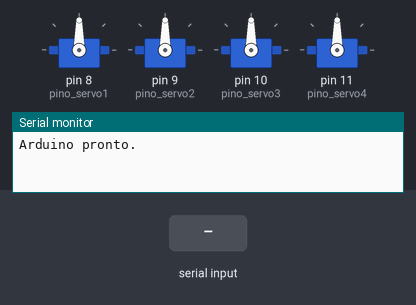
Recording of a sketch running on a simulated Arduino Uno, built with avr-gcc and run on an emulated ATmega328P. Parts: 4 × servo, the last lines printed to the serial monitor. The test bench sets the inputs (shaded band).

Above: at 1.2 s.
1.3 s: "S|45\n" received over Serial
At 1.97 s:
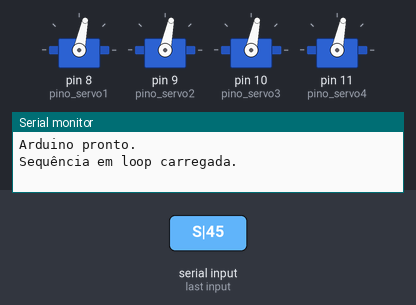
4.3 s: "P|45\n" received over Serial
At 5.5 s:
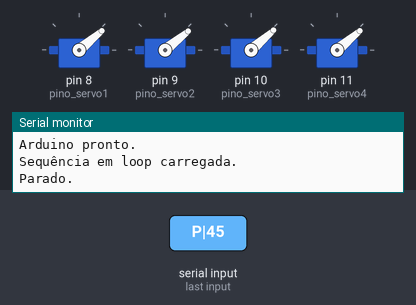
5.8 s: byte 88 ('X') received over Serial
At 8.79 s:
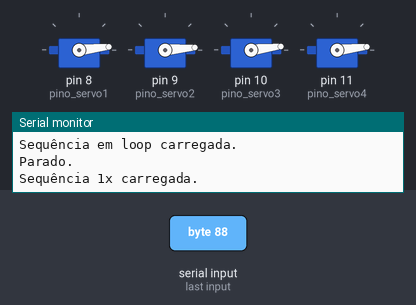
8.8 s: byte 82 ('R') received over Serial
14.8 s: "S90\n" received over Serial
At 16.61 s:
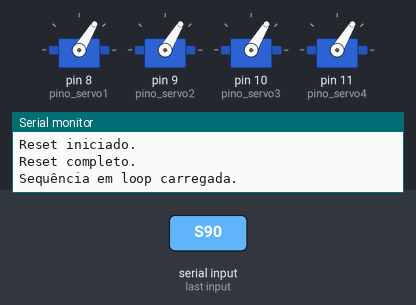
Timing chart, 0 to 18.8 s (numbered marks = the images above; inputs shaded):
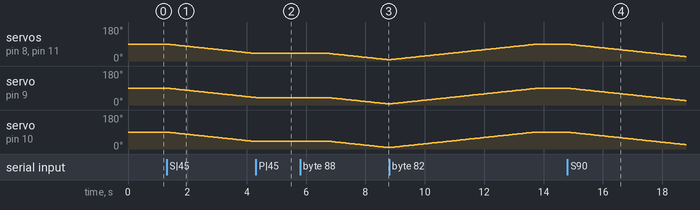

Measured:
- after the input at 1.3 s, servo on pin 8 (pino_servo1), servo on pin 9 (pino_servo2), servo on pin 10 (pino_servo3), servo on pin 11 (pino_servo4): moves from 90° to 40° over 2.9 s, starting at once
- after the input at 4.3 s, servo on pin 8 (pino_servo1), servo on pin 11 (pino_servo4): stays 40° (without the input it goes to 39° after 0.01 s); servo on pin 9 (pino_servo2): goes on until 4.3 s, then stays 39°; servo on pin 10 (pino_servo3): goes on until 4.3 s, then stays 41°
- after the input at 5.8 s, servo on pin 8 (pino_servo1), servo on pin 11 (pino_servo4): moves from 40° to 6° over 2.0 s, starting after 1.0 s; servo on pin 9 (pino_servo2): moves from 39° to 5° over 2.0 s, starting after 1.0 s; servo on pin 10 (pino_servo3): moves from 41° to 7° over 2.0 s, starting after 1.0 s
- after the input at 14.8 s, servo on pin 8 (pino_servo1), servo on pin 9 (pino_servo2), servo on pin 10 (pino_servo3), servo on pin 11 (pino_servo4): moves from 90° to 23° over 4.0 s, starting at once

The sketch:

Repy_Motion__arduino_.ino
```cpp
#include <Servo.h>

Servo servo1;
Servo servo2;
Servo servo3;
Servo servo4;

int passos = 0;
int sequencia[100][4];
bool rodando = false;
bool resetando = false;
bool manual = false;
bool modo_rodar_uma_vez = false;
int velocidade = 5;

int posicoesAtuais[4] = {90, 90, 90, 90};
int alvoAtual[4] = {90, 90, 90, 90};

const int pino_servo1 = 8;
const int pino_servo2 = 9;
const int pino_servo3 = 10;
const int pino_servo4 = 11;

void setup() {
  Serial.begin(9600);

  servo1.attach(pino_servo1);
  servo2.attach(pino_servo2);
  servo3.attach(pino_servo3);
  servo4.attach(pino_servo4);

  servo1.write(posicoesAtuais[0]);
  servo2.write(posicoesAtuais[1]);
  servo3.write(posicoesAtuais[2]);
  servo4.write(posicoesAtuais[3]);

  Serial.println("Arduino pronto.");
}

void loop() {
  if (Serial.available()) {
    char c = Serial.read();

    if (c == 'S' || c == 'X') {
      String dados = Serial.readStringUntil('\n');
      parseSequencia(dados);
      rodando = true;
      resetando = false;
      manual = false;
      modo_rodar_uma_vez = (c == 'X'); // Se recebeu X, é para rodar apenas 1x
      Serial.println(modo_rodar_uma_vez ? "Sequência 1x carregada." : "Sequência em loop carregada.");
    }
    else if (c == 'P') {
      rodando = false;
      resetando = false;
      manual = false;
      Serial.println("Parado.");
    }
    else if (c == 'R') {
      rodando = false;
      resetando = true;
      manual = false;
      Serial.println("Reset iniciado.");
    }
    else if (c == 'V') {
      String valor = Serial.readStringUntil('\n');
      int nova_velocidade = valor.toInt();
      if (nova_velocidade >= 1 && nova_velocidade <= 10) {
        velocidade = nova_velocidade;
        Serial.print("Velocidade ajustada para ");
        Serial.println(velocidade);
      }
    }
    else if (c >= '1' && c <= '8') {
      int comando = c - '0'; // Converte char para número
      rodando = false;
      resetando = false;
      manual = true;
      executarMovimentoManual(comando);
    }
    else if (c == 'G') {
      String resposta = String(posicoesAtuais[0]) + "," +
                         String(posicoesAtuais[1]) + "," +
                         String(posicoesAtuais[2]) + "," +
                         String(posicoesAtuais[3]);
      Serial.println(resposta);
    }
  }

  if (rodando) {
    executarSequenciaSuave();
  }
  if (resetando) {
    resetarPara90();
  }
}

void executarMovimentoManual(int cmd) {
  switch (cmd) {
    case 1: posicoesAtuais[0] = constrain(posicoesAtuais[0] + 1, 0, 180); break; // Base Esquerda
    case 2: posicoesAtuais[0] = constrain(posicoesAtuais[0] - 1, 0, 180); break; // Base Direita
    case 3: posicoesAtuais[1] = constrain(posicoesAtuais[1] + 1, 0, 180); break; // Braço Sobe
    case 4: posicoesAtuais[1] = constrain(posicoesAtuais[1] - 1, 0, 180); break; // Braço Desce
    case 5: posicoesAtuais[2] = constrain(posicoesAtuais[2] + 1, 0, 180); break; // Cotovelo Sobe
    case 6: posicoesAtuais[2] = constrain(posicoesAtuais[2] - 1, 0, 180); break; // Cotovelo Desce
    case 7: posicoesAtuais[3] = constrain(posicoesAtuais[3] + 1, 1, 90); break; // Garra Abre
    case 8: posicoesAtuais[3] = constrain(posicoesAtuais[3] - 1, 1, 90); break; // Garra Fecha
  }

  servo1.write(posicoesAtuais[0]);
  servo2.write(posicoesAtuais[1]);
  servo3.write(posicoesAtuais[2]);
  servo4.write(posicoesAtuais[3]);
}

void parseSequencia(String dados) {
  passos = 0;
  while (dados.length() > 0 && passos < 100) {
    int sep = dados.indexOf('|');
    String linha;
    if (sep == -1) {
      linha = dados;
      dados = "";
    } else {
      linha = dados.substring(0, sep);
      dados = dados.substring(sep + 1);
    }

    int p1 = linha.substring(0, linha.indexOf(',')).toInt();
    linha = linha.substring(linha.indexOf(',') + 1);
    int p2 = linha.substring(0, linha.indexOf(',')).toInt();
    linha = linha.substring(linha.indexOf(',') + 1);
    int p3 = linha.substring(0, linha.indexOf(',')).toInt();
    linha = linha.substring(linha.indexOf(',') + 1);
    int p4 = linha.toInt();

    sequencia[passos][0] = p1;
    sequencia[passos][1] = p2;
    sequencia[passos][2] = p3;
    sequencia[passos][3] = p4;
    passos++;
  }
}

void executarSequenciaSuave() {
  static unsigned long lastUpdate = 0;
  static int idx = 0;
  static bool alvoDefinido = false;

  unsigned long agora = millis();
  unsigned long intervalo = map(velocidade, 1, 10, 100, 10);

  if (!alvoDefinido) {
    for (int i = 0; i < 4; i++) {
      alvoAtual[i] = sequencia[idx][i];
    }
    alvoDefinido = true;
  }

  if (agora - lastUpdate >= intervalo) {
    for (int i = 0; i < 4; i++) {
      if (posicoesAtuais[i] < alvoAtual[i]) posicoesAtuais[i]++;
      else if (posicoesAtuais[i] > alvoAtual[i]) posicoesAtuais[i]--;
    }

    servo1.write(posicoesAtuais[0]);
    servo2.write(posicoesAtuais[1]);
    servo3.write(posicoesAtuais[2]);
    servo4.write(posicoesAtuais[3]);

    bool chegou = true;
    for (int i = 0; i < 4; i++) {
      if (posicoesAtuais[i] != alvoAtual[i]) chegou = false;
    }
    if (chegou) {
      idx++;
      if (idx >= passos) {
        if (modo_rodar_uma_vez) {
          rodando = false;
          idx = 0;
          Serial.println("Sequência 1x concluída.");
        } else {
          idx = 0;
        }
      }
      alvoDefinido = false;
    }
    lastUpdate = agora;
  }
}

void resetarPara90() {
  static unsigned long lastReset = 0;
  unsigned long agora = millis();
  unsigned long intervalo = map(velocidade, 1, 10, 100, 10);

  if (agora - lastReset >= intervalo) {
    bool terminou = true;
    for (int i = 0; i < 4; i++) {
      if (posicoesAtuais[i] < 90) {
        posicoesAtuais[i]++;
        terminou = false;
      } else if (posicoesAtuais[i] > 90) {
        posicoesAtuais[i]--;
        terminou = false;
      }
    }
    servo1.write(posicoesAtuais[0]);
    servo2.write(posicoesAtuais[1]);
    servo3.write(posicoesAtuais[2]);
    servo4.write(posicoesAtuais[3]);

    lastReset = agora;

    if (terminou) {
      resetando = false;
      Serial.println("Reset completo.");
    }
  }
}
```
